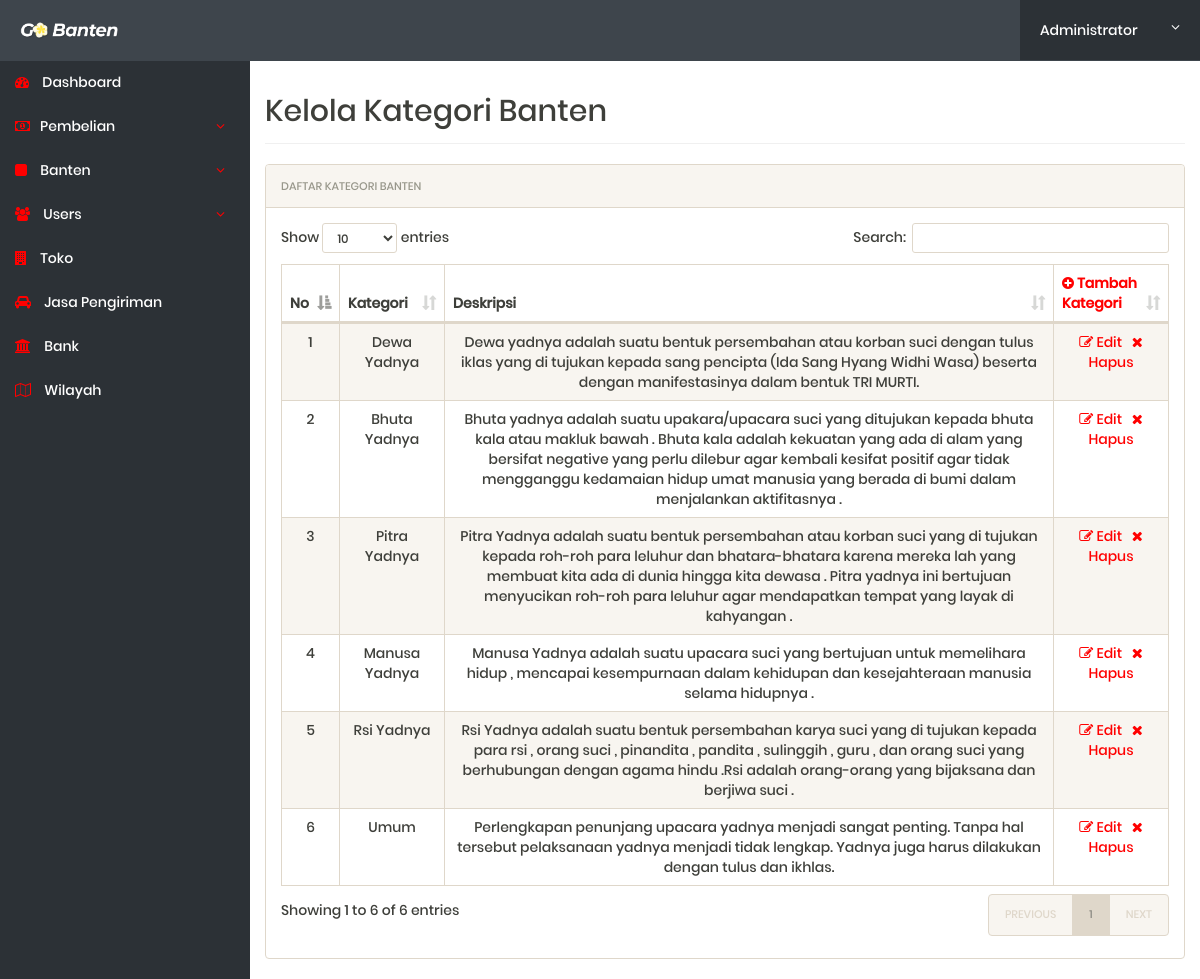
Page /admin/kategori.php (signed in) on the committed database.
### tables this page shows
CREATE TABLE `kategoribanten` (
  `id_kategori` int(11) NOT NULL,
  `nama_kategori` varchar(100) NOT NULL,
  `gambar_kategori` varchar(500) NOT NULL DEFAULT 'employee.png',
  `deskripsi_kategori` varchar(500) NOT NULL,
  `id_admin` int(11) NOT NULL DEFAULT '0'
);

### admin/kategori.php (the view, shortened to what this page needs)
<?php
include('includes/config.php');
if(strlen($_SESSION['alogin'])==0){
header('location:index.php');}
else{
?>
<!doctype html>
<html lang="en" class="no-js">
<head>
	<link rel="stylesheet" type="text/css" href="fonts/font-awesome-4.7.0/css/font-awesome.min.css">
	<link rel="stylesheet" href="css/bootstrap.min.css">
	<link rel="stylesheet" href="css/dataTables.bootstrap.min.css">
	<link rel="stylesheet" href="css/bootstrap-social.css">
	<link rel="stylesheet" href="css/bootstrap-select.css">
	<link rel="stylesheet" href="css/fileinput.min.css">
	<link rel="stylesheet" href="css/awesome-bootstrap-checkbox.css">
	<link rel="stylesheet" href="css/style.css">
</head>
<body>
	<?php include('includes/header.php');?>
	<div class="ts-main-content">
		<?php include('includes/leftbar.php');?>
		<div class="content-wrapper">
			<div class="container-fluid">
				<div class="row">
					<div class="col-md-12">
						<h2 class="page-title">Kelola Kategori Banten</h2>
						<div class="panel panel-default">
							<div class="panel-heading">Daftar Kategori Banten</div>
							<div class="panel-body">
								<table id="zctb" class="display table table-striped table-bordered table-hover" cellspacing="0" width="100%">
									<thead>
										<tr align="center">
										<th>No</th>
										<th>Kategori</th>
										<th>Deskripsi</th>
										<th><a href="tambahkategori.php"><span class="fa fa-plus-circle"></span> Tambah Kategori</a></th>
										</tr>
									</thead>
									<tbody>
									<?php
										$nomor = 0;
										$sqlkat = "SELECT * FROM kategoribanten";
										$querymerek = mysqli_query($koneksidb,$sqlkat);
										while ($result = mysqli_fetch_array($querymerek)) {
											$nomor++;
											?>
										<tr align="center">
											<td><?php echo htmlentities($nomor);?></td>
											<td><?php echo htmlentities($result['nama_kategori']);?></td>
											<td><?php echo htmlentities($result['deskripsi_kategori']);?></td>
											<td><a href="kategoriedit.php?id=<?php echo $result['id_kategori'];?>"><i class="fa fa-edit"></i> Edit</a>&nbsp;&nbsp;
											<a href="kategoridel.php?id=<?php echo $result['id_kategori'];?>" onclick="return confirm('Apakah anda yakin akan menghapus <?php echo $result['nama_kategori'];?>?');"><i class="fa fa-close"></i> Hapus</a></td>
										</tr>
										<?php }?>
									</tbody>
								</table>
							</div>
						</div>
					</div>
				</div>
			</div>
		</div>
	</div>
</body>
</html>
<?php } ?>

### admin/css/style.css (style rules this page uses)
html { font-size: 14px; }
@media only screen and (min-width: 480px) { html { font-size: 17px; } }
@media only screen and (min-width: 768px) { html { font-size: 14px; } }
body { font-size: 1em; }
a { color: red; }
.panel { overflow: hidden; }
.page-title { padding-bottom: 15px; margin-bottom: 20px; border-bottom: 1px solid #f0f0f0; }
.ts-main-content .content-wrapper { font-family: Poppins-Medium; padding-top: 15px; margin-top: 60px; }
@media only screen and (min-width: 992px) { .ts-main-content .content-wrapper { margin-left: 250px; } }

### rows in the picture
kategoribanten: nama_kategori "Dewa Yadnya", deskripsi_kategori "Dewa yadnya adalah suatu bentuk persembahan atau korban suci dengan tulus iklas yang di tujukan kepada sang pencipta (Ida Sang Hyang Widhi Wasa) beserta dengan manifestasinya dalam bentuk TRI MURTI."
kategoribanten: nama_kategori "Bhuta Yadnya", deskripsi_kategori "Bhuta yadnya adalah suatu upakara/upacara suci yang ditujukan kepada bhuta kala atau makluk bawah . Bhuta kala adalah kekuatan yang ada di alam yang bersifat negative yang perlu dilebur agar kembali kesifat positif agar tidak mengganggu kedamaian hidup umat manusia yang berada di bumi dalam menjalankan aktifitasnya ."
kategoribanten: nama_kategori "Pitra Yadnya", deskripsi_kategori "Pitra Yadnya adalah suatu bentuk persembahan atau korban suci yang di tujukan kepada roh-roh para leluhur dan bhatara-bhatara karena mereka lah yang membuat kita ada di dunia hingga kita dewasa . Pitra yadnya ini bertujuan menyucikan roh-roh para leluhur agar mendapatkan tempat yang layak di kahyangan ."
kategoribanten: nama_kategori "Manusa Yadnya", deskripsi_kategori "Manusa Yadnya adalah suatu upacara suci yang bertujuan untuk memelihara hidup , mencapai kesempurnaan dalam kehidupan dan kesejahteraan manusia selama hidupnya ."
kategoribanten: nama_kategori "Rsi Yadnya", deskripsi_kategori "Rsi Yadnya adalah suatu bentuk persembahan karya suci yang di tujukan kepada para rsi , orang suci , pinandita , pandita , sulinggih , guru , dan orang suci yang berhubungan dengan agama hindu .Rsi adalah orang-orang yang bijaksana dan berjiwa suci ."
kategoribanten: nama_kategori "Umum", deskripsi_kategori "Perlengkapan penunjang upacara yadnya menjadi sangat penting. Tanpa hal tersebut pelaksanaan yadnya menjadi tidak lengkap. Yadnya juga harus dilakukan dengan tulus dan ikhlas."
